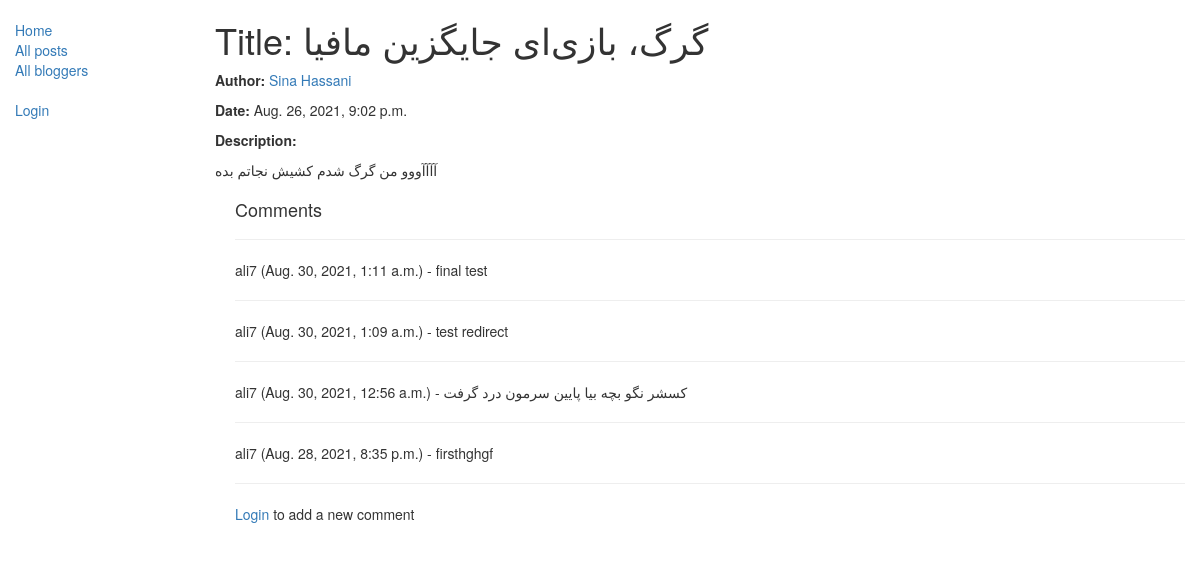
Before: /blog/post/7 with the older database file.
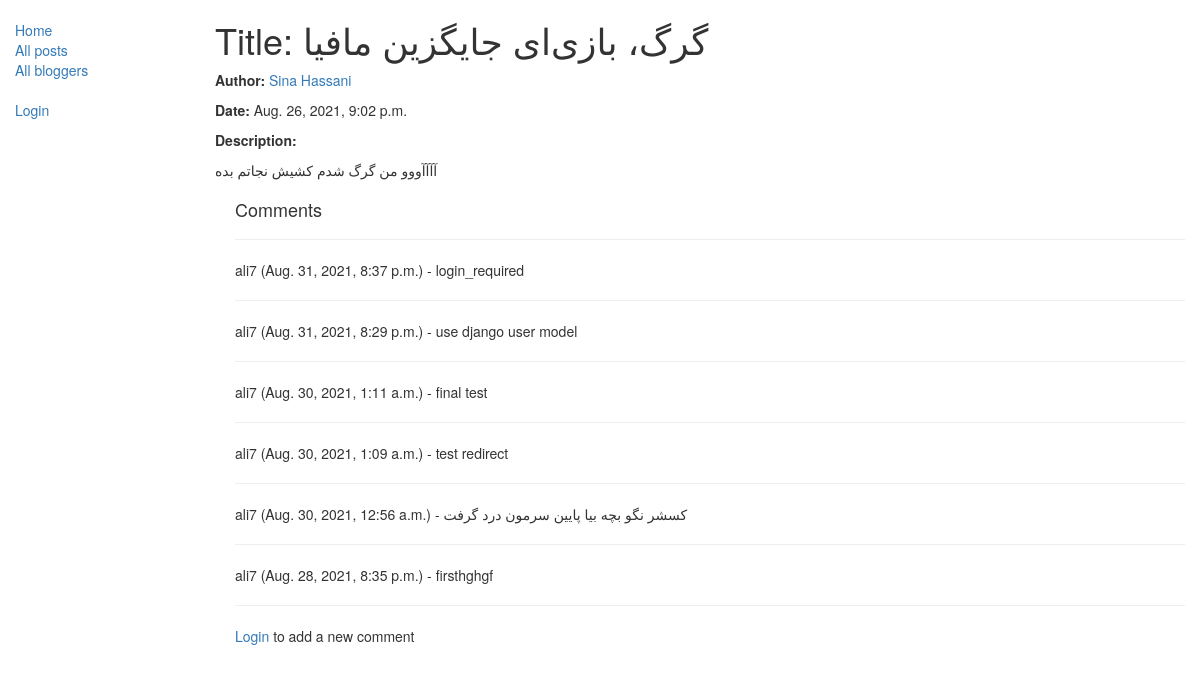
After: the same page with the newer database file.
### blog/models.py (models this page shows, shortened)
class Comment(models.Model):
    post = models.ForeignKey('Post', on_delete=models.SET_NULL, null=True)
    author = models.ForeignKey(User, on_delete=models.SET_NULL, null=True)
    text = models.TextField(max_length=150)
    date = models.DateTimeField(auto_now=True)
    class Meta:
        ordering = ['-date']

### blog/views.py (the view)
# urls.py: path('post/<int:pk>', views.PostDetailView.as_view(), name='post-detail'),
class PostDetailView(generic.DetailView):
    model = Post

### blog/models.py (called while the page is built)
    def __str__(self):
        return self.name

    def get_absolute_url(self):
        return reverse('blogger-detail', args=[str(self.id)])

### blog/templates/blog/post_detail.html
{% extends "base_generic.html" %}
{% block content %}
<h1>Title: {{ post.title }}</h1>
<p><strong>Author:</strong> <a href="{{ post.author.get_absolute_url }}">{{ post.author }}</a></p>
<p><strong>Date:</strong> {{ post.date }}</p>
<p><strong>Description:</strong></p>
<p style="white-space:pre-wrap;">{{ post.description }}</p>
<div style="margin-left:20px;margin-top:20px">
<h4>Comments</h4>
{% for comment in post.comment_set.all %}
<hr>
<p>{{comment.author}} ({{comment.date}}) - {{comment.text}}</p>
{% endfor %}
<hr>
{% if user.is_authenticated %}
  <a href="{% url 'add-comment' post.id %}">Add a new comment</a></p>
{% else %}
  <p><a href="{% url 'login'%}?next={{request.path}}">Login</a> to add a new comment</p>
{% endif %}
</div>
{% endblock %}

Changed rows visible on the page:
added Comment: author "ali7", date "Aug. 31, 2021, 8:37 p.m.", text "login_required"
added Comment: author "ali7", date "Aug. 31, 2021, 8:29 p.m.", text "use django user model"
